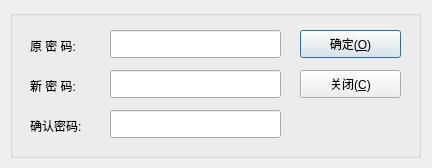
<?xml version="1.0" encoding="UTF-8"?>
<ui version="4.0">
 <class>frmPwd</class>
 <widget class="QDialog" name="frmPwd">
  <property name="geometry">
   <rect>
    <x>0</x>
    <y>0</y>
    <width>432</width>
    <height>168</height>
   </rect>
  </property>
  <property name="windowTitle">
   <string>密码修改</string>
  </property>
  <property name="windowIcon">
   <iconset resource="main.qrc">
    <normaloff>:/image/main.png</normaloff>:/image/main.png</iconset>
  </property>
  <property name="styleSheet">
   <string notr="true">font: 12pt &quot;宋体&quot;;</string>
  </property>
  <widget class="QGroupBox" name="groupBox">
   <property name="geometry">
    <rect>
     <x>10</x>
     <y>10</y>
     <width>411</width>
     <height>148</height>
    </rect>
   </property>
   <property name="title">
    <string/>
   </property>
   <widget class="QLabel" name="labPwdOld">
    <property name="geometry">
     <rect>
      <x>20</x>
      <y>20</y>
      <width>71</width>
      <height>31</height>
     </rect>
    </property>
    <property name="text">
     <string>原 密 码:</string>
    </property>
   </widget>
   <widget class="QLineEdit" name="txtPwdOld">
    <property name="geometry">
     <rect>
      <x>100</x>
      <y>20</y>
      <width>171</width>
      <height>28</height>
     </rect>
    </property>
    <property name="echoMode">
     <enum>QLineEdit::Password</enum>
    </property>
   </widget>
   <widget class="QLabel" name="labPwdNew">
    <property name="geometry">
     <rect>
      <x>20</x>
      <y>60</y>
      <width>71</width>
      <height>31</height>
     </rect>
    </property>
    <property name="text">
     <string>新 密 码:</string>
    </property>
   </widget>
   <widget class="QLineEdit" name="txtPwdNew">
    <property name="geometry">
     <rect>
      <x>100</x>
      <y>60</y>
      <width>171</width>
      <height>28</height>
     </rect>
    </property>
    <property name="echoMode">
     <enum>QLineEdit::Password</enum>
    </property>
   </widget>
   <widget class="QLabel" name="labPwdNewX">
    <property name="geometry">
     <rect>
      <x>20</x>
      <y>100</y>
      <width>71</width>
      <height>31</height>
     </rect>
    </property>
    <property name="text">
     <string>确认密码:</string>
    </property>
   </widget>
   <widget class="QLineEdit" name="txtPwdNewX">
    <property name="geometry">
     <rect>
      <x>100</x>
      <y>100</y>
      <width>171</width>
      <height>28</height>
     </rect>
    </property>
    <property name="echoMode">
     <enum>QLineEdit::Password</enum>
    </property>
   </widget>
   <widget class="QPushButton" name="btnOk">
    <property name="geometry">
     <rect>
      <x>290</x>
      <y>20</y>
      <width>101</width>
      <height>28</height>
     </rect>
    </property>
    <property name="cursor">
     <cursorShape>PointingHandCursor</cursorShape>
    </property>
    <property name="text">
     <string>确定(&amp;O)</string>
    </property>
    <property name="icon">
     <iconset resource="main.qrc">
      <normaloff>:/image/update.png</normaloff>:/image/update.png</iconset>
    </property>
    <property name="iconSize">
     <size>
      <width>20</width>
      <height>20</height>
     </size>
    </property>
   </widget>
   <widget class="QPushButton" name="btnClose">
    <property name="geometry">
     <rect>
      <x>290</x>
      <y>60</y>
      <width>101</width>
      <height>28</height>
     </rect>
    </property>
    <property name="cursor">
     <cursorShape>PointingHandCursor</cursorShape>
    </property>
    <property name="text">
     <string>关闭(&amp;C)</string>
    </property>
    <property name="icon">
     <iconset resource="main.qrc">
      <normaloff>:/image/delete.png</normaloff>:/image/delete.png</iconset>
    </property>
    <property name="iconSize">
     <size>
      <width>20</width>
      <height>20</height>
     </size>
    </property>
   </widget>
  </widget>
 </widget>
 <tabstops>
  <tabstop>txtPwdOld</tabstop>
  <tabstop>txtPwdNew</tabstop>
  <tabstop>txtPwdNewX</tabstop>
  <tabstop>btnOk</tabstop>
  <tabstop>btnClose</tabstop>
 </tabstops>
 <resources>
  <include location="main.qrc"/>
 </resources>
 <connections/>
</ui>
